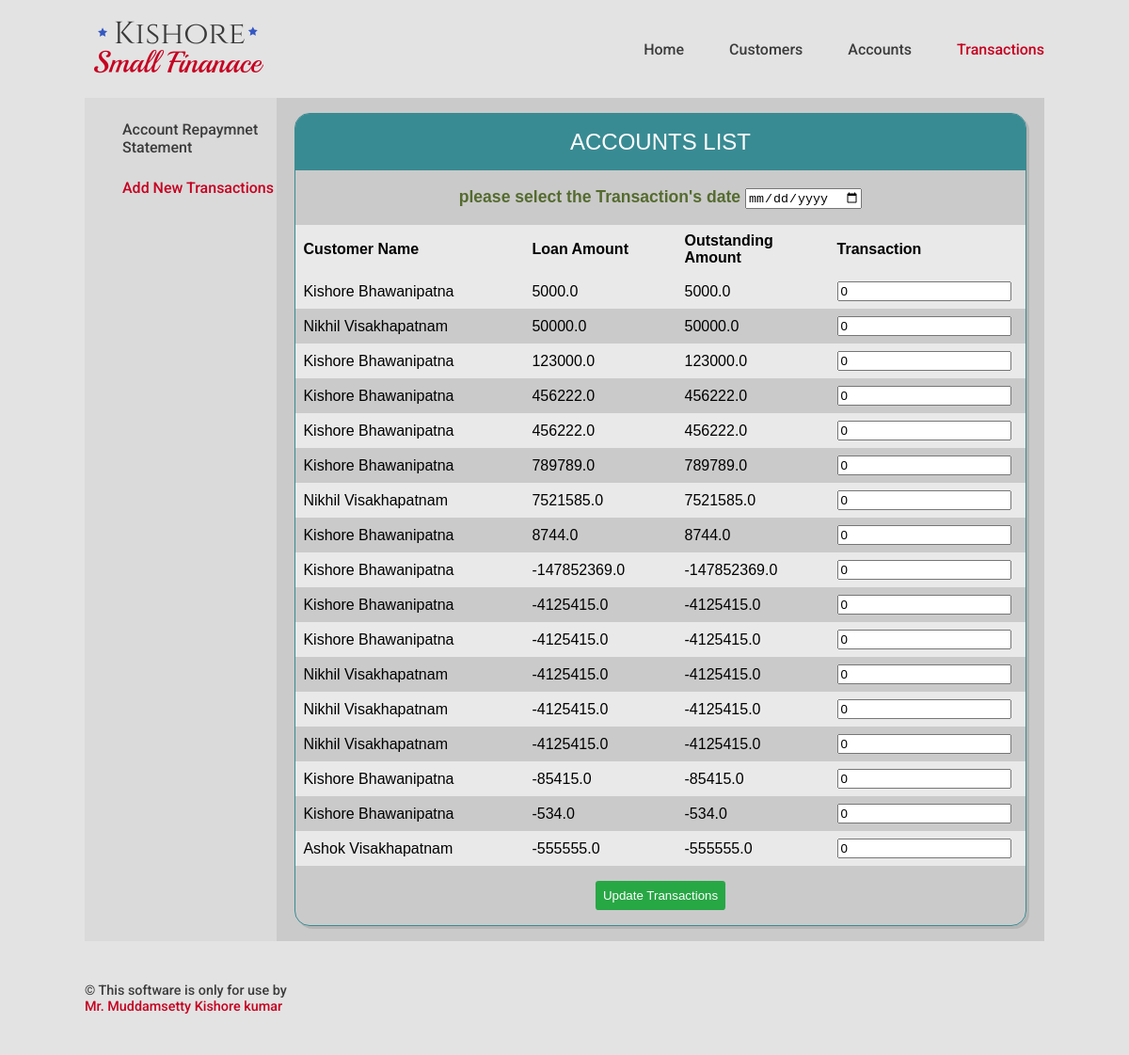
The page /transaction/transact/ on the database as committed earlier.
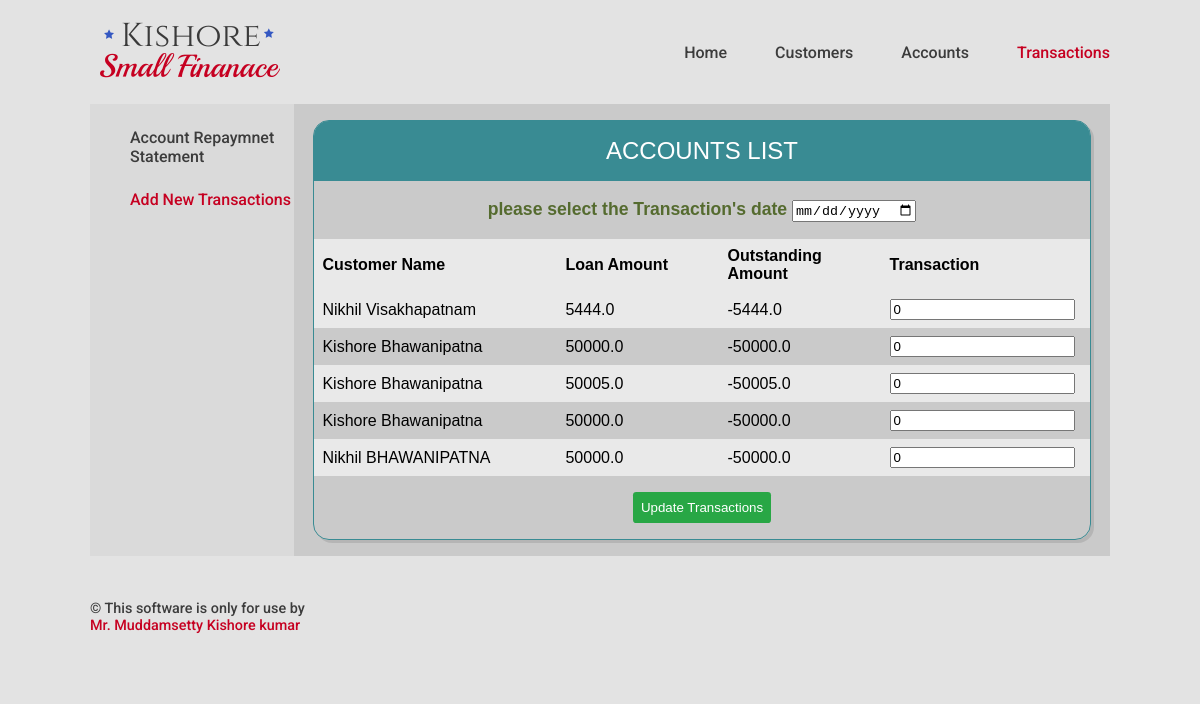
The same page on the database as committed later.
### Accounts/models.py (models this page shows, shortened)
class Account(models.Model):
    ACTIVE = 'A'
    INACTIVE = 'I'
    ACTIVENESS_CHOICE = [
    (ACTIVE, 'Active'),
    (INACTIVE, 'Inactive'),
    ]
    loan_account_number = models.BigAutoField(primary_key=True)
    customer = models.ForeignKey(Customer,on_delete=models.PROTECT,db_index=True)
    loan_amount = models.FloatField(default=0)
    amount_credited_to_customer = models.FloatField(default=0)
    outstanding_amount = models.FloatField(null=True,blank=True,default=0)
    open_date = models.DateField(db_index=True)
    close_date = models.DateField(blank=True,null=True)
    current_Status = models.CharField(max_length=1,choices=ACTIVENESS_CHOICE,default=ACTIVE,db_index=True)

### Customers/models.py (models this page shows, shortened)
class Customer(models.Model):
    customer_id = models.AutoField(primary_key=True)
    customer_name = models.CharField(max_length=35,db_index=True)
    customer_phone_number = models.IntegerField(blank=True,null=True)
    customer_address_line_1 = models.CharField(max_length=40,blank=True, null=True)
    customer_address_line_2 = models.CharField(max_length=40,blank=True, null=True)
    customer_address_city = models.CharField(max_length=40,blank=True, null=True)
    def __str__(self):
        return '%s %s ' % (self.customer_name, self.customer_address_city)

### Transactions/views.py (the view)
# urls.py: path('transact/' , TransactionAccountListView.as_view()),
class TransactionAccountListView(ListView):
    model = Account
    template_name = "Transactions/transaction_update_list.html"
    fields = ['customer','loan_amount','outstanding_amount']

### Template/Transactions/transaction_update_list.html (shortened to what this page needs)
<!DOCTYPE html>
{% extends "base.html" %}
{% block nav-Transactions %}
current-link
{% endblock %}
{% block main %}
<div class="main-column">
  <div class="col sub-navigation">
    <ul class="sub-navigation-ul">
      <li class="sub-navigation-li"><a class="sub-nav-link " href="/transaction/">Account Repaymnet Statement</a></li>
      <li class="sub-navigation-li"><a class="sub-nav-link current-link" href="/transaction/transact">Add New Transactions</a></li>
    </ul>
  </div>
  <div class="col main-data">
    <div class="table-display" cellspacing="0">
      <div class="table-header">Accounts List</div>
      <form name="form" class="" action="/transaction/transact/submit/" method="post" onsubmit="return validateForm()">
      <p style=" text-align: center; color:#556B2F; font-weight: 600; font-size: 1.1em;">please select the Transaction's date <input type="date" name="date"> </p>
      <table>
        <thead>
          <th style="width:30%">Customer Name</th>
          <th style="width:20%">Loan Amount</th>
          <th style="width:20%">Outstanding Amount</th>
          <th style="width:20%">Transaction</th>
        </thead>
        <tbody>
        {% for account in account_list %}
          <tr>
            <td>{{account.customer}}</td>
            <td>{{account.loan_amount}}</td>
            <td>{{account.outstanding_amount}}</td>
            <td><input type="number" name="{{account.loan_account_number}}" value="0" ></td>
          </tr>
        {% empty %}
            <p>no customer yet.</p>
        {% endfor %}
        </tbody>
      </table>
      <div class="main-sub">
        <button type="submit" class="btn btn-safe" >Update Transactions</button>
      </div>
      </form>
    </div>
  </div>
</div>
{% endblock %}

Rows that differ between the two databases and show on the page:
removed Account: customer "Kishore Bhawanipatna", loan_amount "5000.0", outstanding_amount "5000.0"
removed Account: customer "Nikhil Visakhapatnam", loan_amount "50000.0", outstanding_amount "50000.0"
removed Account: customer "Kishore Bhawanipatna", loan_amount "123000.0", outstanding_amount "123000.0"
removed Account: customer "Kishore Bhawanipatna", loan_amount "456222.0", outstanding_amount "456222.0"
removed Account: customer "Kishore Bhawanipatna", loan_amount "456222.0", outstanding_amount "456222.0"
removed Account: customer "Kishore Bhawanipatna", loan_amount "789789.0", outstanding_amount "789789.0"
removed Account: customer "Nikhil Visakhapatnam", loan_amount "7521585.0", outstanding_amount "7521585.0"
removed Account: customer "Kishore Bhawanipatna", loan_amount "8744.0", outstanding_amount "8744.0"
removed Account: customer "Kishore Bhawanipatna", loan_amount "-147852369.0", outstanding_amount "-147852369.0"
removed Account: customer "Kishore Bhawanipatna", loan_amount "-4125415.0", outstanding_amount "-4125415.0"
removed Account: customer "Kishore Bhawanipatna", loan_amount "-4125415.0", outstanding_amount "-4125415.0"
removed Account: customer "Nikhil Visakhapatnam", loan_amount "-4125415.0", outstanding_amount "-4125415.0"
removed Account: customer "Nikhil Visakhapatnam", loan_amount "-4125415.0", outstanding_amount "-4125415.0"
removed Account: customer "Nikhil Visakhapatnam", loan_amount "-4125415.0", outstanding_amount "-4125415.0"
removed Account: customer "Kishore Bhawanipatna", loan_amount "-85415.0", outstanding_amount "-85415.0"
removed Account: customer "Kishore Bhawanipatna", loan_amount "-534.0", outstanding_amount "-534.0"
removed Account: customer "Ashok Visakhapatnam", loan_amount "-555555.0", outstanding_amount "-555555.0"
added Account: customer "Nikhil Visakhapatnam", loan_amount "5444.0", outstanding_amount "-5444.0"
added Account: customer "Kishore Bhawanipatna", loan_amount "50000.0", outstanding_amount "-50000.0"
added Account: customer "Kishore Bhawanipatna", loan_amount "50005.0", outstanding_amount "-50005.0"
added Account: customer "Kishore Bhawanipatna", loan_amount "50000.0", outstanding_amount "-50000.0"
added Account: customer "Nikhil BHAWANIPATNA", loan_amount "50000.0", outstanding_amount "-50000.0"
